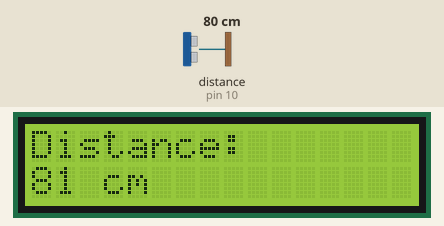
Simulated run of this sketch. Board: Arduino Uno, built with avr-gcc and run on an emulated ATmega328P. Parts: 16×2 character LCD. The test bench sets the inputs (shaded band); at power-on: distance to the obstacle (sensor on pin 10) 80 cm. The echo pulse lasts 58.3 µs per cm.

Above: at 1.2 s.
1.3 s: distance to the obstacle (sensor on pin 10) set to 196 cm
At 3.3 s:
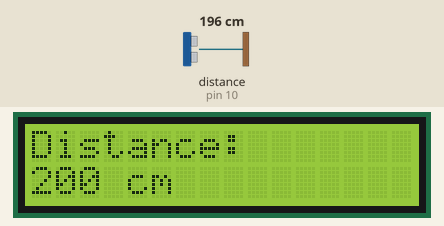
3.6 s: distance to the obstacle (sensor on pin 10) set to 205 cm
At 4.8 s:
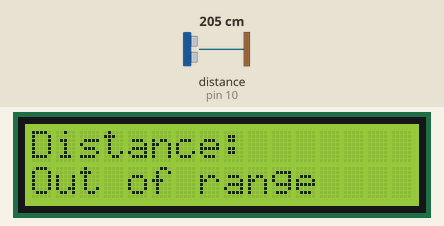
7.7 s: distance to the obstacle (sensor on pin 10) set to 2 cm
At 8.2 s:
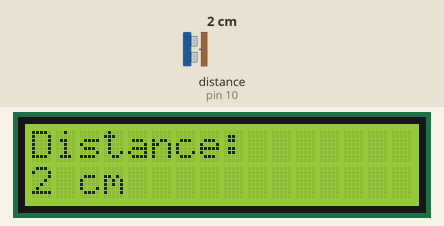
11.8 s: distance to the obstacle (sensor on pin 10) set to 250 cm
At 12.9 s:
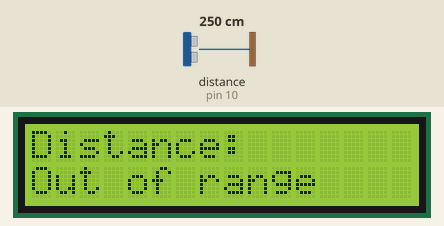
Timing chart, 0 to 14.8 s (numbered marks = the images above; inputs shaded):
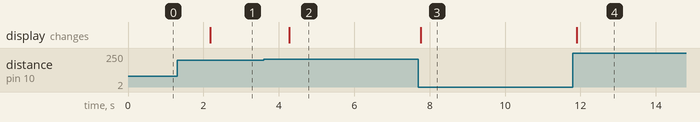

The sketch:

ultrasonic.ino
```cpp
#include <Wire.h>
#include <LiquidCrystal_I2C.h>
#include <NewPing.h>

// Set the pins for the ultrasonic sensor
#define TRIGGER_PIN 9
#define ECHO_PIN 10
#define MAX_DISTANCE 200 // Maximum distance to measure in centimeters

// Initialize the LCD
LiquidCrystal_I2C lcd(0x27, 16, 2);  // Change this to the correct I2C address if needed

// Initialize the ultrasonic sensor
NewPing sonar(TRIGGER_PIN, ECHO_PIN, MAX_DISTANCE);

void setup() {
  lcd.init();  // Use init() instead of begin()
  lcd.backlight();
  lcd.setCursor(0, 0);
  lcd.print("Distance:");
}

void loop() {
  // Measure distance in centimeters
  unsigned int distance = sonar.ping_cm();

  // Clear the previous distance value
  lcd.setCursor(0, 1);
  lcd.print("                "); // Clear the line

  // Display the measured distance
  lcd.setCursor(0, 1);
  if (distance > 0) {
    lcd.print(distance);
    lcd.print(" cm");
    delay(1000);
  } else {
    lcd.print("Out of range");
  }

  delay(10); // Wait for 1 second before the next measurement
}
```

Measured:
- the behaviour switches between 200 and 201 cm on distance to the obstacle (sensor on pin 10) (found by bisection; images 1 and 2)
- after the input at 1.3 s, the display: changes after 0.88 s (image 1)
- after the input at 3.6 s, the display: changes after 0.67 s (image 2)
- after the input at 7.7 s, the display: changes after 0.06 s (image 3)
- after the input at 11.8 s, the display: changes after 0.10 s (image 4)
